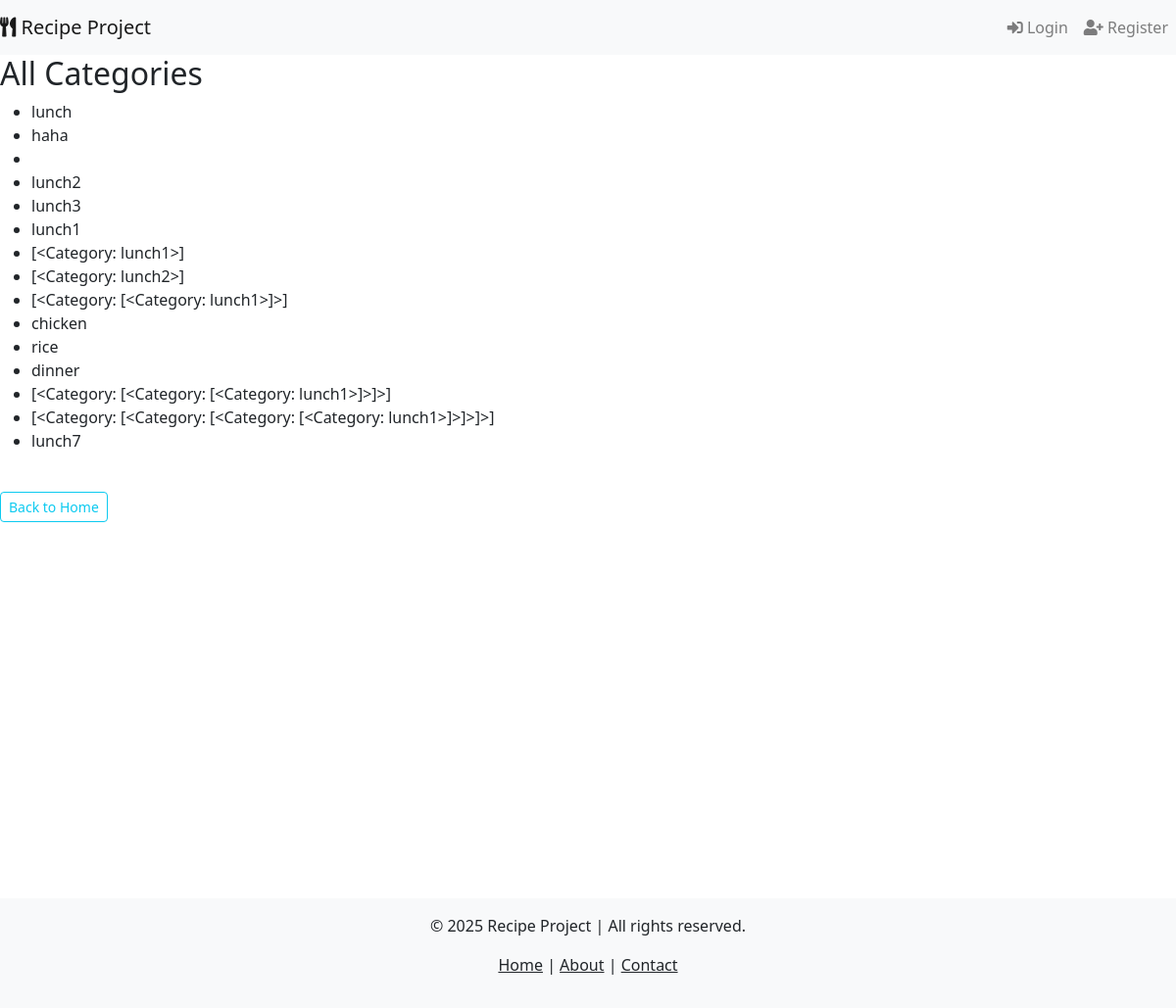
Page /categories/ on the earlier database version.
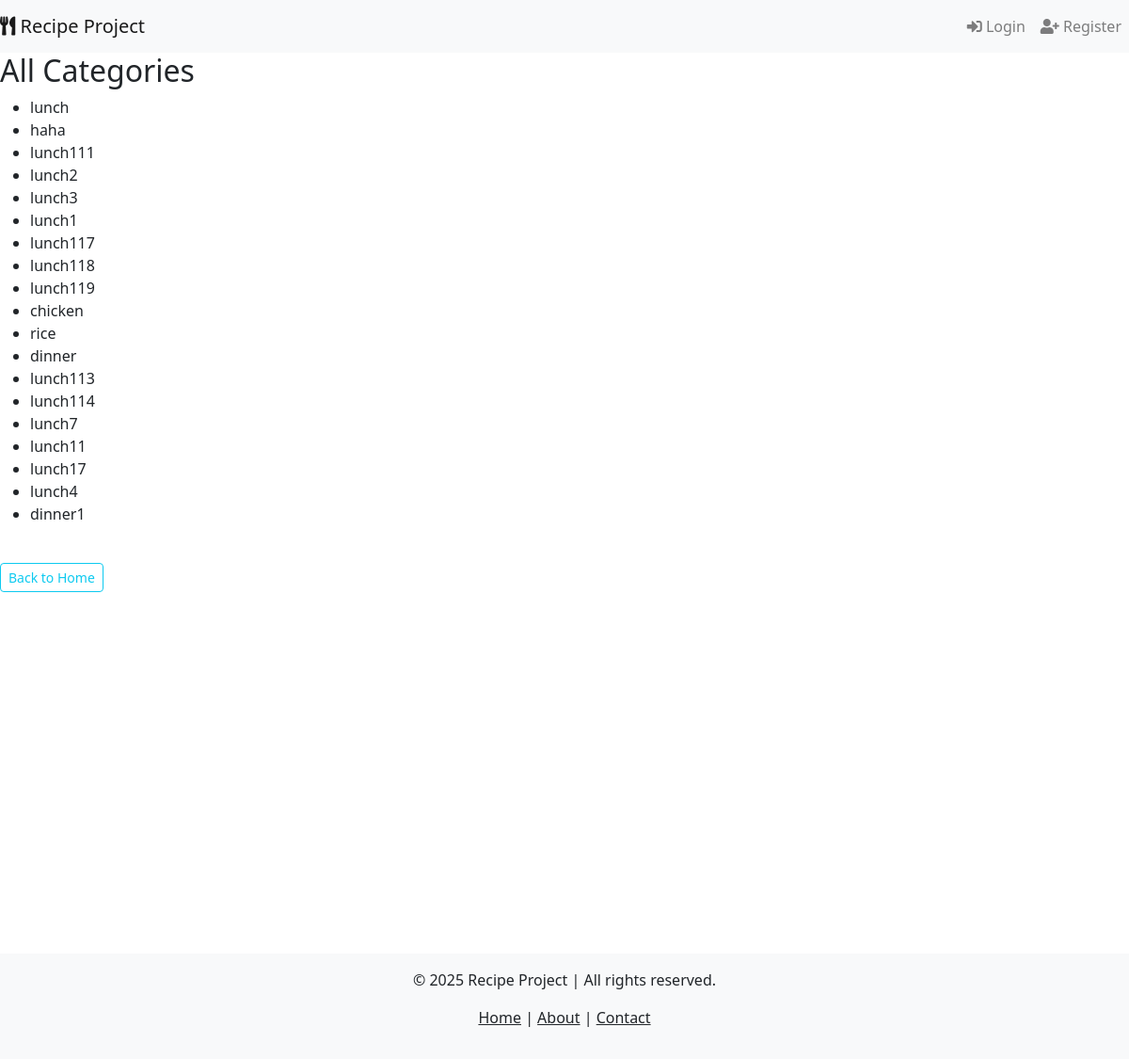
Same page on the later database version.
### recipe_app/models.py (models this page shows, shortened)
class Category(models.Model):
    name = models.CharField(max_length=100, unique=True)

### recipe_app/views.py (the view)
# urls.py: path('categories/', views.CategoryListView.as_view(), name='category_list'),
class CategoryListView(ListView):
    model = Category
    template_name = 'category_list.html'
    context_object_name = 'categories'

### recipe_app/context_processors.py (called while the page is built)
def current_year(request):
    return {'current_year': datetime.now().year}

### templates/category_list.html
{% extends 'base.html' %}
{% block content %}
    <h2>All Categories</h2>
    <ul>
        {% for category in categories %}
            <li>{{ category.name }}</li>
        {% endfor %}
    </ul>
    <br>
    <a href="{% url 'home' %}" class="btn btn-outline-info btn-sm">Back to Home</a>
{% endblock %}

Differences in the rows shown:
now on this page (row edited): Category: name "lunch111"
changed Category: name "[<Category: lunch1>]" → "lunch117"
changed Category: name "[<Category: lunch2>]" → "lunch118"
changed Category: name "[<Category: [<Category: lunch1>]>]" → "lunch119"
changed Category: name "[<Category: [<Category: [<Category: lunch1>]>]>]" → "lunch113"
changed Category: name "[<Category: [<Category: [<Category: [<Category: lunch1>]>]>]>]" → "lunch114"
added Category: name "lunch11"
added Category: name "lunch17"
added Category: name "lunch4"
added Category: name "dinner1"
